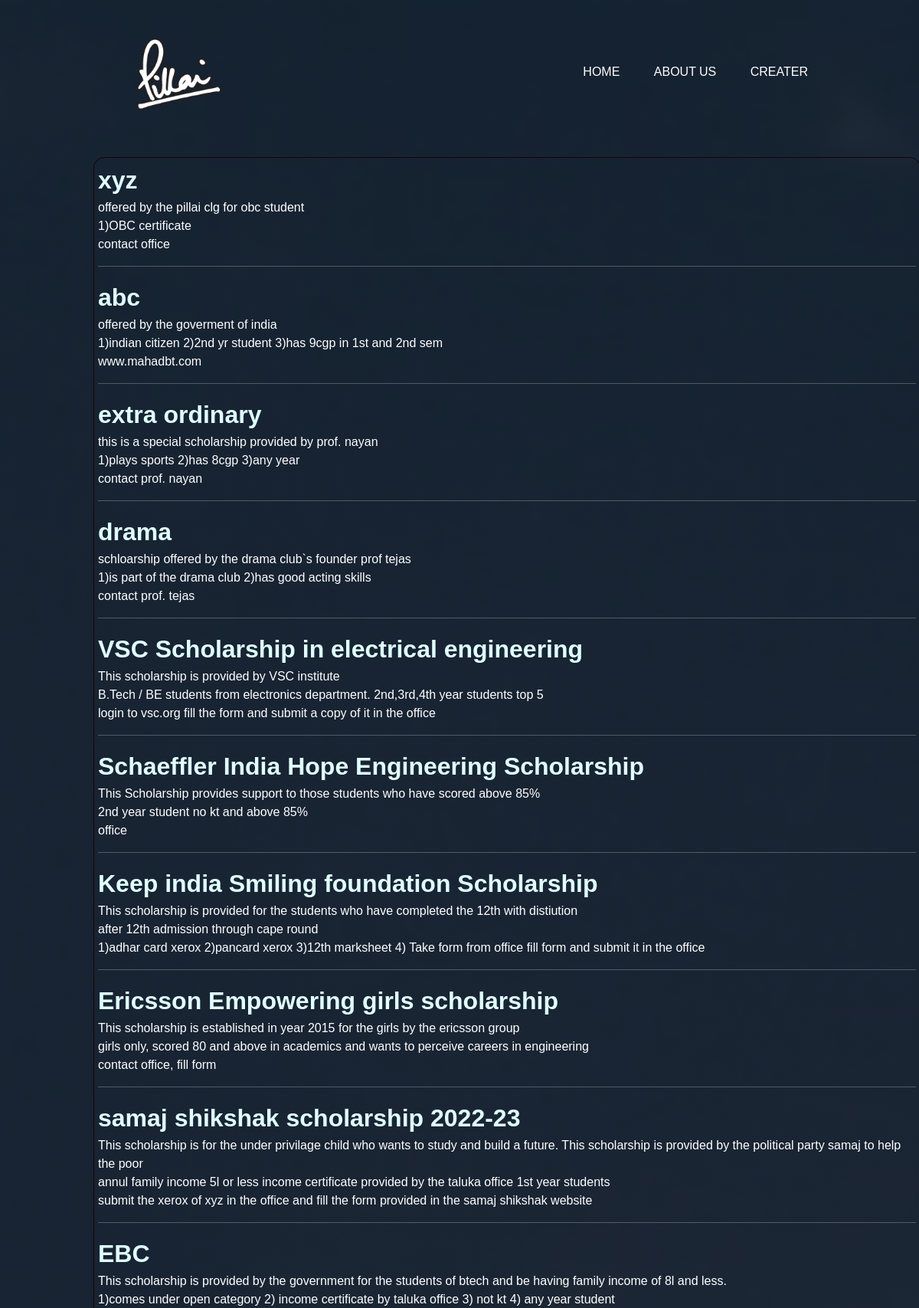
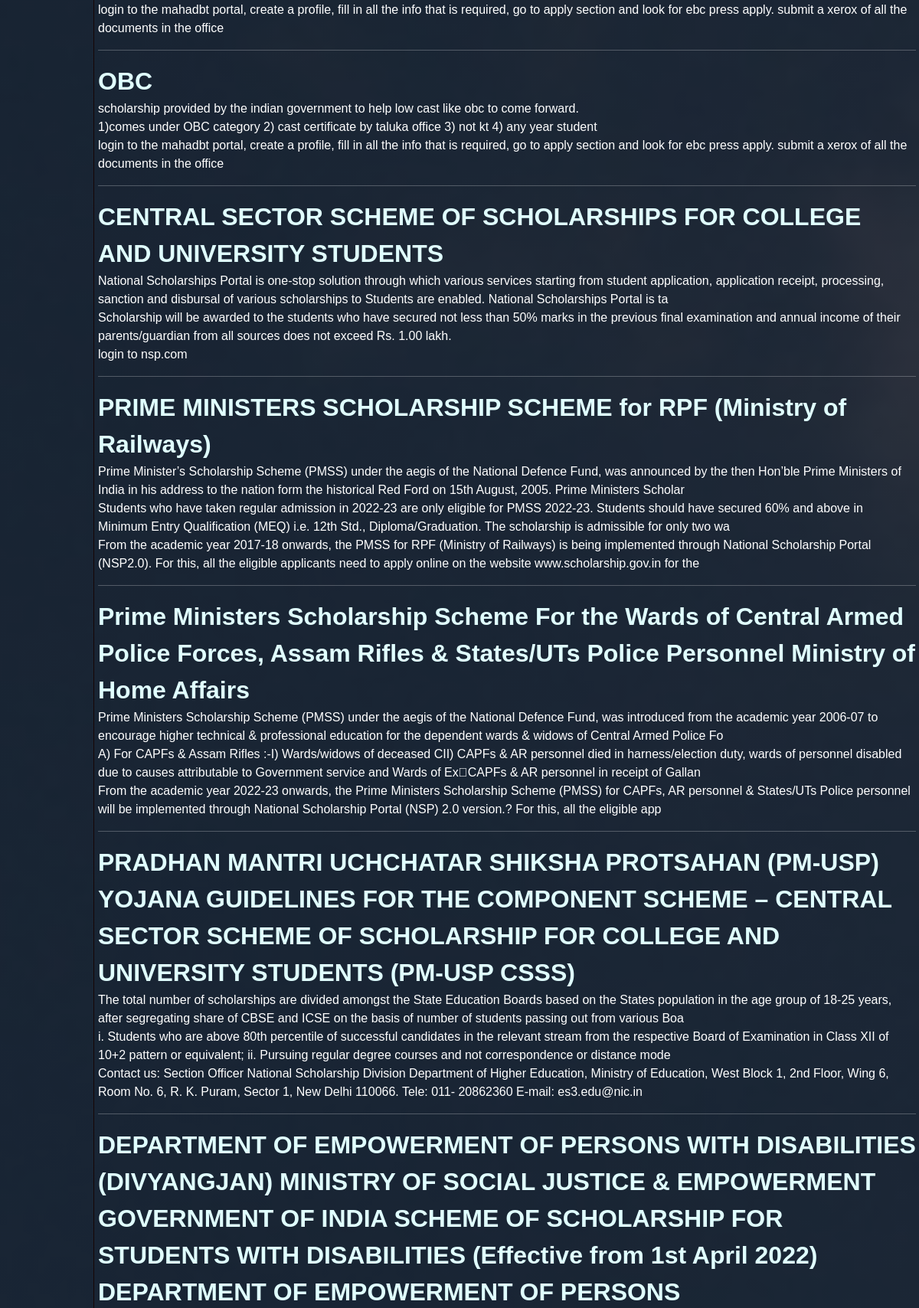
Screenshot of /user.php (upper part) with the database file from the repository (2 pictures, top to bottom).
### tables this page shows
CREATE TABLE `scholarship` (
  `id` int(255) NOT NULL,
  `title` varchar(255) NOT NULL,
  `description` varchar(255) NOT NULL,
  `eligible` varchar(255) NOT NULL,
  `how` varchar(255) NOT NULL
);

### user.php (the view, shortened to what this page needs)
<?php
        require 'crud\dbcon.php';
        ?>
<html lang="en">
<head>
    <link href="https://cdn.jsdelivr.net/npm/bootstrap@5.2.1/dist/css/bootstrap.min.css" rel="stylesheet"
>
    <link href="https://cdn.jsdelivr.net/npm/bootstrap@5.1.3/dist/css/bootstrap.min.css" rel="stylesheet">
    <link rel="stylesheet" href="user.css">
    <link rel="stylesheet" href="scholarshipDetail.css">
</head>
<body>
    <div class="bg">
        <div class="navbar">
            <img src="pillailogo.png" class="logo">
            <ul>
                <li><a href="#">Home</a></li>
                <li><a href="#">about us</a></li>
                <li><a href="#">creater</a></li>
            </ul>
        </div>
        <div class="scroll">
            <div class="container-xxl">
                <?php
                $query = "SELECT * FROM scholarship";
                $query_run = mysqli_query($con, $query);
                if (mysqli_num_rows($query_run) > 0) {
                    foreach ($query_run as $scholarship) {
                ?>
                    <div class="bold">
                        <?= $scholarship['title']; ?>
                    </div>
                    <?= $scholarship['description']; ?>
                    <br>
                    <?= $scholarship['eligible']; ?> <br>
                    <?= $scholarship['how']; ?>
            <hr>
            <?php
                        }
                    } else {
                    echo "<h5> No Record Found </h5>";
                    }
                    ?>
            </div>
        </div>
    </div>
</body>
</html>

### user.css (style rules this page uses)
* { margin: 0; padding: 0; font-family: sans-serif; }
.bg { width: 100vw; height: 100vh; background-image: linear-gradient(rgba(0, 0, 0, 0.75), rgba(0, 0, 0, 0.75)), url(scholarship_detail_img.jpg); background-size: cover; background-position: center; }
.bg { width: 100vw; height: 100vh; background-image: linear-gradient(rgba(0, 0, 0, 0.75), rgba(0, 0, 0, 0.75)), url(scholarship_detail_img.jpg); background-size: cover; background-position: center; justify-content: center; }
.navbar { width: 85%; margin: auto; padding: 35px; display: flex; align-items: center; justify-content: space-between; }
.logo { width: 200px; cursor: pointer; }
.navbar ul li { list-style: none; display: inline-block; margin: 0 20px; position: relative; }
.navbar ul li a { text-decoration: none; color: #fff; text-transform: uppercase; }
.navbar ul li::after { content: ''; height: 3px; width: 0; background: #009688; position: absolute; left: 0; bottom: -10px; transition: 0.5s; }

### scholarshipDetail.css (style rules this page uses)
* { margin: 0; padding: 0; font-family: sans-serif; }
.bg { width: 100%; height: 100vh; background-image: linear-gradient(rgba(0, 0, 0, 0.75), rgba(0, 0, 0, 0.75)), url(scholarship_detail_img.jpg); background-size: cover; background-position: center; }
.navbar { width: 85%; margin: auto; padding: 35px; display: flex; align-items: center; justify-content: space-between; }
.logo { width: 200px; cursor: pointer; }
.navbar ul li { list-style: none; display: inline-block; margin: 0 20px; position: relative; }
.navbar ul li a { text-decoration: none; color: #fff; text-transform: uppercase; }
.navbar ul li::after { content: ''; height: 3px; width: 0; background: #009688; position: absolute; left: 0; bottom: -10px; transition: 0.5s; }

### user.php (style rules this page uses)
.container-xxl { padding: 5px; border: 1px solid rgb(22, 5, 5); background-color: white; border-radius: 14px; background: transparent; color:white; }
.scroll { margin-left: 122px; margin-right: 122px; height: 70vh; overflow: scroll; width: 90vw; }
.bold { display: block; font-size: xx-large; font-weight: bold; color: lightcyan; }

### rows the page displays
scholarship: title "xyz", description "offered by the pillai clg for obc student", eligible "1)OBC certificate", how "contact office"
scholarship: title "abc", description "offered by the goverment of india", eligible "1)indian citizen 2)2nd yr student 3)has 9cgp in 1st and 2nd sem", how "www.mahadbt.com"
scholarship: title "extra ordinary", description "this is a special scholarship provided by prof. nayan", eligible "1)plays sports 2)has 8cgp 3)any year", how "contact prof. nayan"
scholarship: title "drama", description "schloarship offered by the drama club`s founder prof tejas", eligible "1)is part of the drama club 2)has good acting skills", how "contact prof. tejas"
scholarship: title "VSC Scholarship in electrical engineering", description "This scholarship is provided by VSC institute", eligible "B.Tech / BE students from electronics department. 2nd,3rd,4th year students top 5", how "login to vsc.org fill the form and submit a copy of it in the office"
scholarship: title "Schaeffler India Hope Engineering Scholarship", description "This Scholarship provides support to those students who have scored above 85%", eligible "2nd year student no kt and above 85%", how "office"
scholarship: title "Keep india Smiling foundation Scholarship", description "This scholarship is provided for the students who have completed the 12th with distiution", eligible "after 12th admission through cape round", how "1)adhar card xerox 2)pancard xerox 3)12th marksheet 4) Take form from office fill form and submit it in the office"
scholarship: title "Ericsson Empowering girls scholarship", description "This scholarship is established in year 2015 for the girls by the ericsson group", eligible "girls only, scored 80 and above in academics and wants to perceive careers in engineering", how "contact office, fill form"
scholarship: title "samaj shikshak scholarship 2022-23", description "This scholarship is for the under privilage child who wants to study and build a future. This scholarship is provided by the political party samaj to help the poor", eligible "annul family income 5l or less income certificate provided by the taluka office 1st year students", how "submit the xerox of xyz in the office and fill the form provided in the samaj shikshak website"
scholarship: title "EBC", description "This scholarship is provided by the government for the students of btech and be having family income of 8l and less.", eligible "1)comes under open category 2) income certificate by taluka office 3) not kt 4) any year student", how "login to the mahadbt portal, create a profile, fill in all the info that is required, go to apply section and look for ebc press apply. submit a xerox of all the documents in the office"
scholarship: title "OBC", description "scholarship provided by the indian government to help low cast like obc to come forward.", eligible "1)comes under OBC category 2) cast certificate by taluka office 3) not kt 4) any year student", how "login to the mahadbt portal, create a profile, fill in all the info that is required, go to apply section and look for ebc press apply. submit a xerox of all the documents in the office"
scholarship: title "CENTRAL SECTOR SCHEME OF SCHOLARSHIPS FOR COLLEGE AND UNIVERSITY STUDENTS", description "National Scholarships Portal is one-stop solution through which various services starting from student application, application receipt, processing, sanction and disbursal of various scholarships to Students are enabled. National Scholarships Portal is ta", eligible "Scholarship will be awarded to the students who have secured not less than 50% marks in the previous final examination and annual income of their parents/guardian from all sources does not exceed Rs. 1.00 lakh.", how "login to nsp.com"
scholarship: title "PRIME MINISTERS SCHOLARSHIP SCHEME for RPF (Ministry of Railways)", description "Prime Minister’s Scholarship Scheme (PMSS) under the aegis of the National Defence Fund, was announced by the then Hon’ble Prime Ministers of India in his address to the nation form the historical Red Ford on 15th August, 2005. Prime Ministers Scholar", eligible "Students who have taken regular admission in 2022-23 are only eligible for PMSS 2022-23. Students should have secured 60% and above in Minimum Entry Qualification (MEQ) i.e. 12th Std., Diploma/Graduation. The scholarship is admissible for only two wa", how "From the academic year 2017-18 onwards, the PMSS for RPF (Ministry of Railways) is being implemented through National Scholarship Portal (NSP2.0). For this, all the eligible applicants need to apply online on the website www.scholarship.gov.in for the"
scholarship: title "Prime Ministers Scholarship Scheme For the Wards of Central Armed Police Forces, Assam Rifles & States/UTs Police Personnel Ministry of Home Affairs", description "Prime Ministers Scholarship Scheme (PMSS) under the aegis of the National Defence Fund, was introduced from the academic year 2006-07 to encourage higher technical & professional education for the dependent wards & widows of Central Armed Police Fo", eligible "A) For CAPFs & Assam Rifles :-I) Wards/widows of deceased CII) CAPFs & AR personnel died in harness/election duty, wards of personnel disabled due to causes attributable to Government service and Wards of Ex\u0002CAPFs & AR personnel in receipt of Gallan", how "From the academic year 2022-23 onwards, the Prime Ministers Scholarship Scheme (PMSS) for CAPFs, AR personnel & States/UTs Police personnel will be implemented through National Scholarship Portal (NSP) 2.0 version.? For this, all the eligible app"
scholarship: title "PRADHAN MANTRI UCHCHATAR SHIKSHA PROTSAHAN (PM-USP) YOJANA GUIDELINES FOR THE COMPONENT SCHEME – CENTRAL SECTOR SCHEME OF SCHOLARSHIP FOR COLLEGE AND UNIVERSITY STUDENTS (PM-USP CSSS)", description "The total number of scholarships are divided amongst the State Education Boards based on the States population in the age group of 18-25 years, after segregating share of CBSE and ICSE on the basis of number of students passing out from various Boa", eligible "i. Students who are above 80th percentile of successful candidates in the relevant stream from the respective Board of Examination in Class XII of 10+2 pattern or equivalent; ii. Pursuing regular degree courses and not correspondence or distance mode", how "Contact us: Section Officer National Scholarship Division Department of Higher Education, Ministry of Education, West Block 1, 2nd Floor, Wing 6, Room No. 6, R. K. Puram, Sector 1, New Delhi 110066. Tele: 011- 20862360 E-mail: es3.edu@nic.in"
scholarship: title "DEPARTMENT OF EMPOWERMENT OF PERSONS WITH DISABILITIES (DIVYANGJAN) MINISTRY OF SOCIAL JUSTICE & EMPOWERMENT GOVERNMENT OF INDIA SCHEME OF SCHOLARSHIP FOR STUDENTS WITH DISABILITIES (Effective from 1st April 2022) DEPARTMENT OF EMPOWERMENT OF PERSONS"
